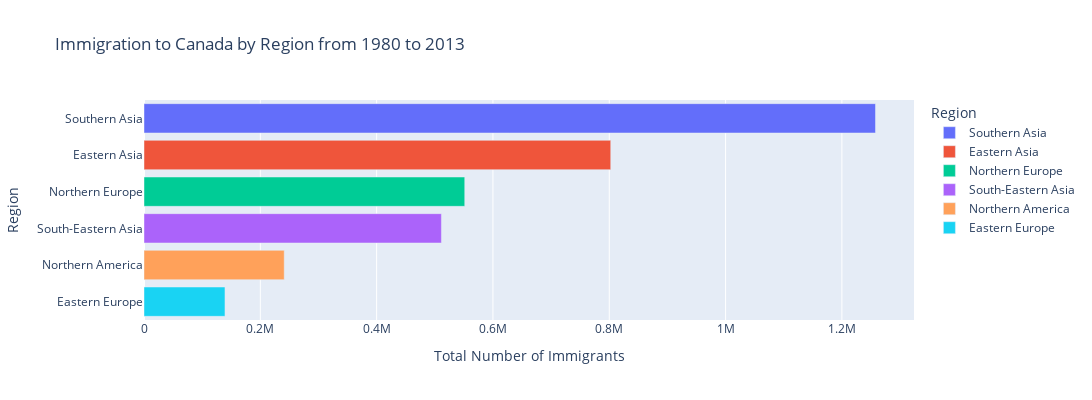

The code cell stored with this chart in its notebook:
### Markdown cell above
### Interactive Data Visualization for Top 10 Immigration to Canada from 1980 to 2013
Looking at the same charts again with only the top 10 immigrations, we observe that 70% of the immigrations are coming from developing countries in Asia while developed counties from NA and EU take up a third of the number.

### Code cell
# Import libraries
import plotly.express as px
import plotly.graph_objs as go

# Find the 10 top most immigration countries
top10 = df.nlargest(10, 'Total')

# Create interactive bar plot for top 10 immigration to Canada from 1980 to 2013
top10_region_total = top10.groupby(['Region'])['Total'].sum().reset_index()
top10_region_total.sort_values('Total', ascending=False, inplace=True)

intbar_top10_region_total = px.bar(
    top10_region_total,
    x = 'Total',
    y = 'Region',
    color = 'Region',
    orientation = 'h',
    title='Immigration to Canada by Region from 1980 to 2013',
)

# Rename the x-axis
intbar_top10_region_total.update_xaxes(title_text = "Total Number of Immigrants")

# Resize chart
intbar_top10_region_total.update_layout(height=400, width=1400)

intbar_top10_region_total.show()

### Figure 1 — Plotly figure (JSON) as saved in the notebook; plotly's stock layout.template omitted (floating-point values rounded to 4 significant figures)
{"data": [{"alignmentgroup": "True", "hovertemplate": "Region=%{y}<br>Total=%{x}<extra></extra>", "legendgroup": "Southern Asia", "marker": {"color": "#636efa", "pattern": {"shape": ""}}, "name": "Southern Asia", "offsetgroup": "Southern Asia", "orientation": "h", "showlegend": true, "textposition": "auto", "type": "bar", "x": [1257785], "xaxis": "x", "y": ["Southern Asia"], "yaxis": "y"}, {"alignmentgroup": "True", "hovertemplate": "Region=%{y}<br>Total=%{x}<extra></extra>", "legendgroup": "Eastern Asia", "marker": {"color": "#EF553B", "pattern": {"shape": ""}}, "name": "Eastern Asia", "offsetgroup": "Eastern Asia", "orientation": "h", "showlegend": true, "textposition": "auto", "type": "bar", "x": [802543], "xaxis": "x", "y": ["Eastern Asia"], "yaxis": "y"}, {"alignmentgroup": "True", "hovertemplate": "Region=%{y}<br>Total=%{x}<extra></extra>", "legendgroup": "Northern Europe", "marker": {"color": "#00cc96", "pattern": {"shape": ""}}, "name": "Northern Europe", "offsetgroup": "Northern Europe", "orientation": "h", "showlegend": true, "textposition": "auto", "type": "bar", "x": [551500], "xaxis": "x", "y": ["Northern Europe"], "yaxis": "y"}, {"alignmentgroup": "True", "hovertemplate": "Region=%{y}<br>Total=%{x}<extra></extra>", "legendgroup": "South-Eastern Asia", "marker": {"color": "#ab63fa", "pattern": {"shape": ""}}, "name": "South-Eastern Asia", "offsetgroup": "South-Eastern Asia", "orientation": "h", "showlegend": true, "textposition": "auto", "type": "bar", "x": [511391], "xaxis": "x", "y": ["South-Eastern Asia"], "yaxis": "y"}, {"alignmentgroup": "True", "hovertemplate": "Region=%{y}<br>Total=%{x}<extra></extra>", "legendgroup": "Northern America", "marker": {"color": "#FFA15A", "pattern": {"shape": ""}}, "name": "Northern America", "offsetgroup": "Northern America", "orientation": "h", "showlegend": true, "textposition": "auto", "type": "bar", "x": [241122], "xaxis": "x", "y": ["Northern America"], "yaxis": "y"}, {"alignmentgroup": "True", "hovertemplate": "Region=%{y}<br>Total=%{x}<extra></extra>", "legendgroup": "Eastern Europe", "marker": {"color": "#19d3f3", "pattern": {"shape": ""}}, "name": "Eastern Europe", "offsetgroup": "Eastern Europe", "orientation": "h", "showlegend": true, "textposition": "auto", "type": "bar", "x": [139241], "xaxis": "x", "y": ["Eastern Europe"], "yaxis": "y"}], "layout": {"barmode": "relative", "height": 400, "legend": {"title": {"text": "Region"}, "tracegroupgap": 0}, "title": {"text": "Immigration to Canada by Region from 1980 to 2013"}, "width": 1400, "xaxis": {"anchor": "y", "domain": [0, 1], "title": {"text": "Total Number of Immigrants"}}, "yaxis": {"anchor": "x", "categoryarray": ["Eastern Europe", "Northern America", "South-Eastern Asia", "Northern Europe", "Eastern Asia", "Southern Asia"], "categoryorder": "array", "domain": [0, 1], "title": {"text": "Region"}}}}
